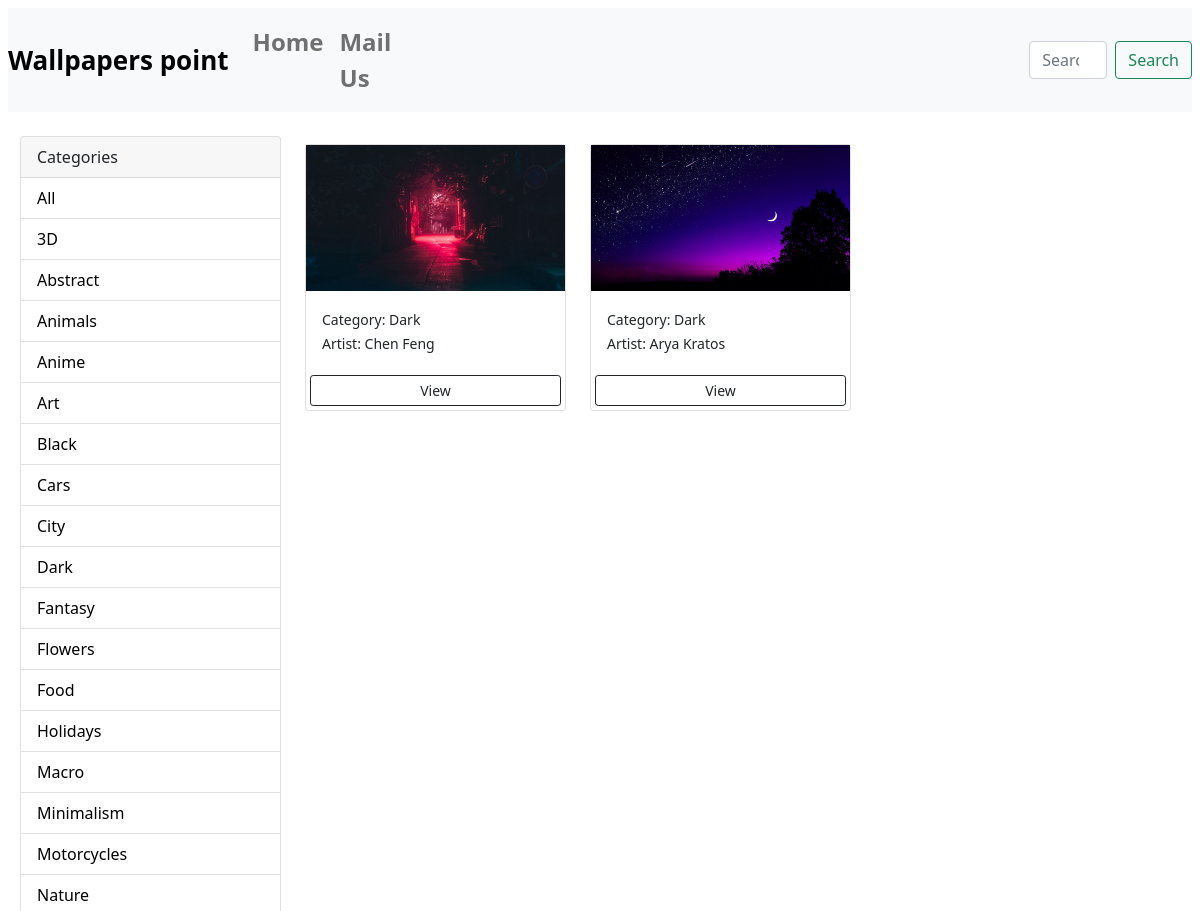
/all-categories/?category=Dark (upper part), run on an earlier commit of the app's database.
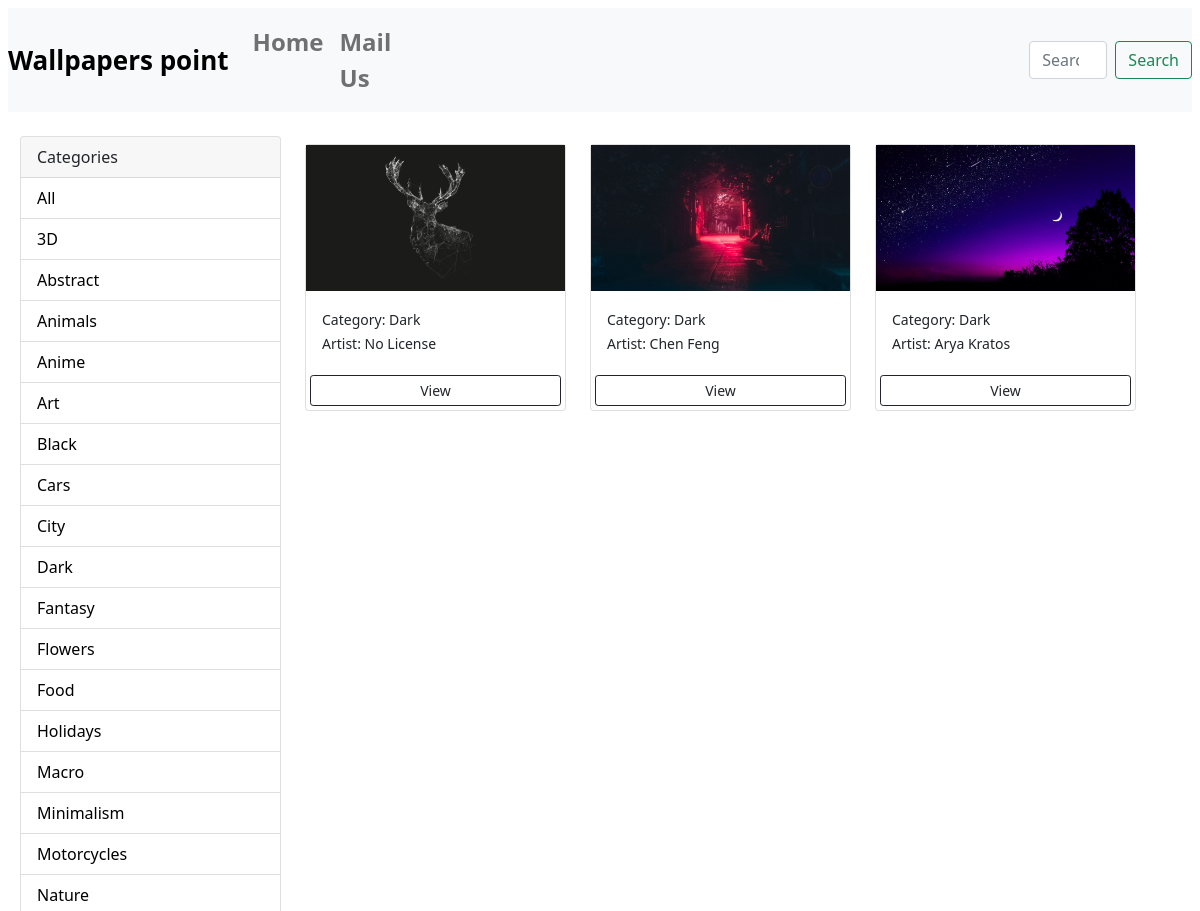
And on a later commit of the database.
### wallpapers/models.py (models this page shows, shortened)
class Category(models.Model):
    name = models.CharField(max_length=30, null=False)
    class Meta:
        verbose_name_plural = "Category"

class Wallpapers(models.Model):
    category = models.ForeignKey(
        Category, on_delete=models.SET_NULL, null=True, blank=True)
    title = models.CharField(max_length=100)
    image = models.ImageField(upload_to="wallpapers", null=True)
    date = models.DateField(auto_now=True)
    slug = models.SlugField(unique=True, db_index=True)
    author = models.CharField(max_length=40)
    tags = models.ManyToManyField(Tag)
    class Meta:
        verbose_name_plural = "Wallpapers"

### wallpapers/views.py (the view, shortened to what this page needs)
# urls.py: path('all-categories/', views.AllCategories.as_view(), name="start_page"),
class AllCategories(View):
    def get(self, request):
        categories = Category.objects.all()
        wallpapers = Wallpapers.objects.all()
        category = request.GET.get('category')
        if category == None:
            wallpapers = Wallpapers.objects.all().order_by("-date")[1:]
        else:
            wallpapers = Wallpapers.objects.filter(
                category__name=category).order_by("-date")
        context = {"categories": categories, "wallpapers": wallpapers,
                   "comment_form": CommentForm(), "comments": Comments.objects.all().order_by("-id")}
        return render(request, "wallpapers/all_categories.html", context)

### wallpapers/forms.py
class CommentForm(forms.ModelForm):
    class Meta:
        model = Comments
        fields = ["user_name", "user_email", "text"]
        labels = {
            "user_name": "Name",
            "user_email": "Email",
            "text": "Comment"
        }

### wallpapers/templates/wallpapers/all_categories.html (shortened to what this page needs)
{% extends 'base.html' %}
{% load static %}
{% block content %}
<body class="m-2 ">
  <div class="container m-0 my-4 ">
      <div class="row ">
        <div class="col-md-3">
          <div class="card">
          <div class="card-header">
            Categories
          </div>
    <ul class="list-group list-group-flush">
      <li class="list-group-item">
        <a href="{% url 'start_page' %}" style="text-decoration:none; color:black;">All</a>
      </li>
      {% for category in categories %}
      <li class="list-group-item">
        <a style="text-decoration:none; color:black;" href="{% url 'start_page' %}?category={{category.name}}">{{category.name}}</a>
      </li>
      {% endfor %}
    </ul>
  </div>
  </div>
  <div class="col-md-9 ">
  <div class="row">
  {% for wallpaper in wallpapers %}
  <div class="col-md-4">
    <div class="card my-2">
      <img class="image-thumbnail" src="{{wallpaper.image.url}}" alt="{{wallpaper.title}}">
        <div class="card-body">
          <small>Category: {{wallpaper.category.name}}</small>
            <div>
              <small>Artist: {{wallpaper.author}}</small>
            </div>
          </div>
          <a href="{% url "detail" wallpaper.slug %}" class="btn btn-outline-dark btn-sm m-1">View</a>
        </div>
      </div>
      {% empty %}
        <h3>No Wallpapers Sorry😥</h3>
      {% endfor %}
    </div>
  </div>
</body>
{% endblock content %}

What changed in the data, as far as the page shows it:
added Wallpapers: image (picture), category.name "Dark", author "No License"
